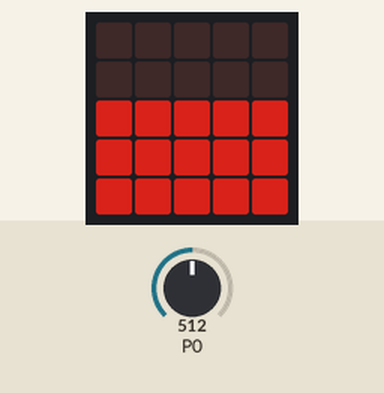
The program below on a simulated BBC micro:bit running MicroPython. Parts: the board's 5×5 LED display. Inputs (shaded band) come from the test bench; at power-on: P0 = 512 (analog values on the 0–1023 scale). Dim RGB values are drawn brighter than linear.

Above: at 1.2 s.
1.3 s: P0 set to 900
At 2.3 s:
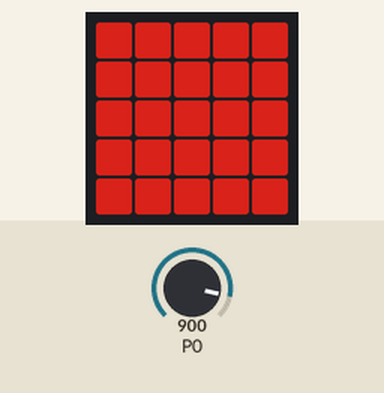
4.3 s: P0 set to 886
At 5.1 s:
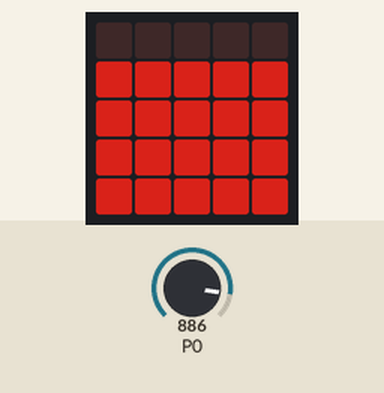
5.8 s: P0 set to 306
At 6.9 s:
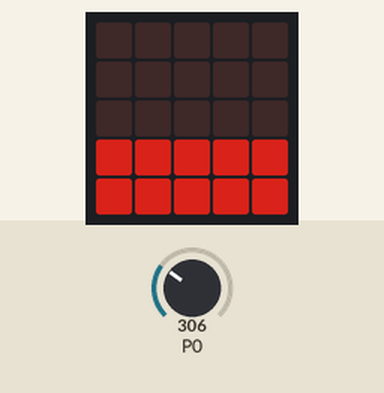
7.3 s: P0 set to 122
At 8.3 s:
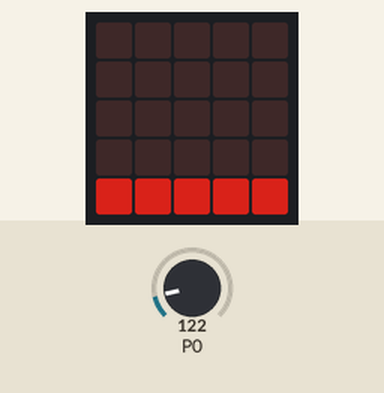
8.8 s: P0 set to 0
At 9.4 s:
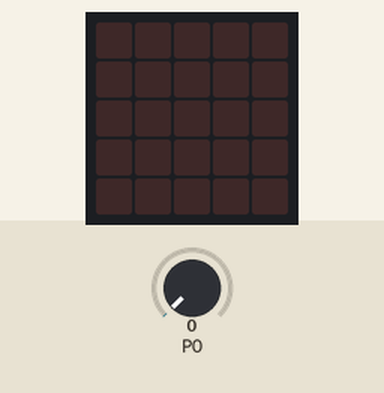
10.3 s: P0 set to 511
At 11.4 s:
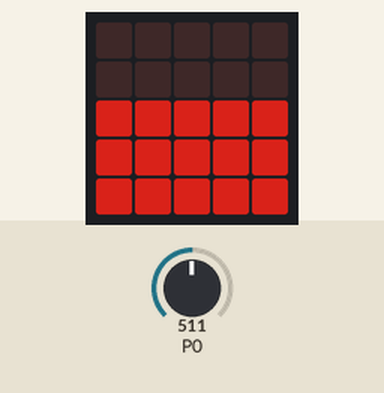
Timing chart, 0 to 12.8 s (numbered marks = the images above; inputs shaded):
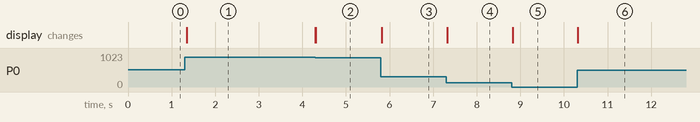

Measured:
- the behaviour switches between 900 and 899 on P0 (found by bisection; images 1 and 2)
- after the input at 1.3 s, the display: changes after 0.05 s (image 1)
- after the input at 4.3 s, the display: first changes at once (image 2 shows a later state)
- after the input at 5.8 s, the display: changes at once (image 3)
- after the input at 7.3 s, the display: changes at once (image 4)
- after the input at 8.8 s, the display: changes at once (image 5)
- after the input at 10.3 s, the display: changes at once (image 6)

The program:

dodavanje_vrsta_2.py
```python
from microbit import *

while True:

    vrednost = pin0.read_analog()
    br_vrsta = (vrednost + 100) // 200
    for x in range(5):
        for y in range(5 - br_vrsta, 5):
            display.set_pixel(x, y, 5)
    sleep(50)
    display.clear()
```
